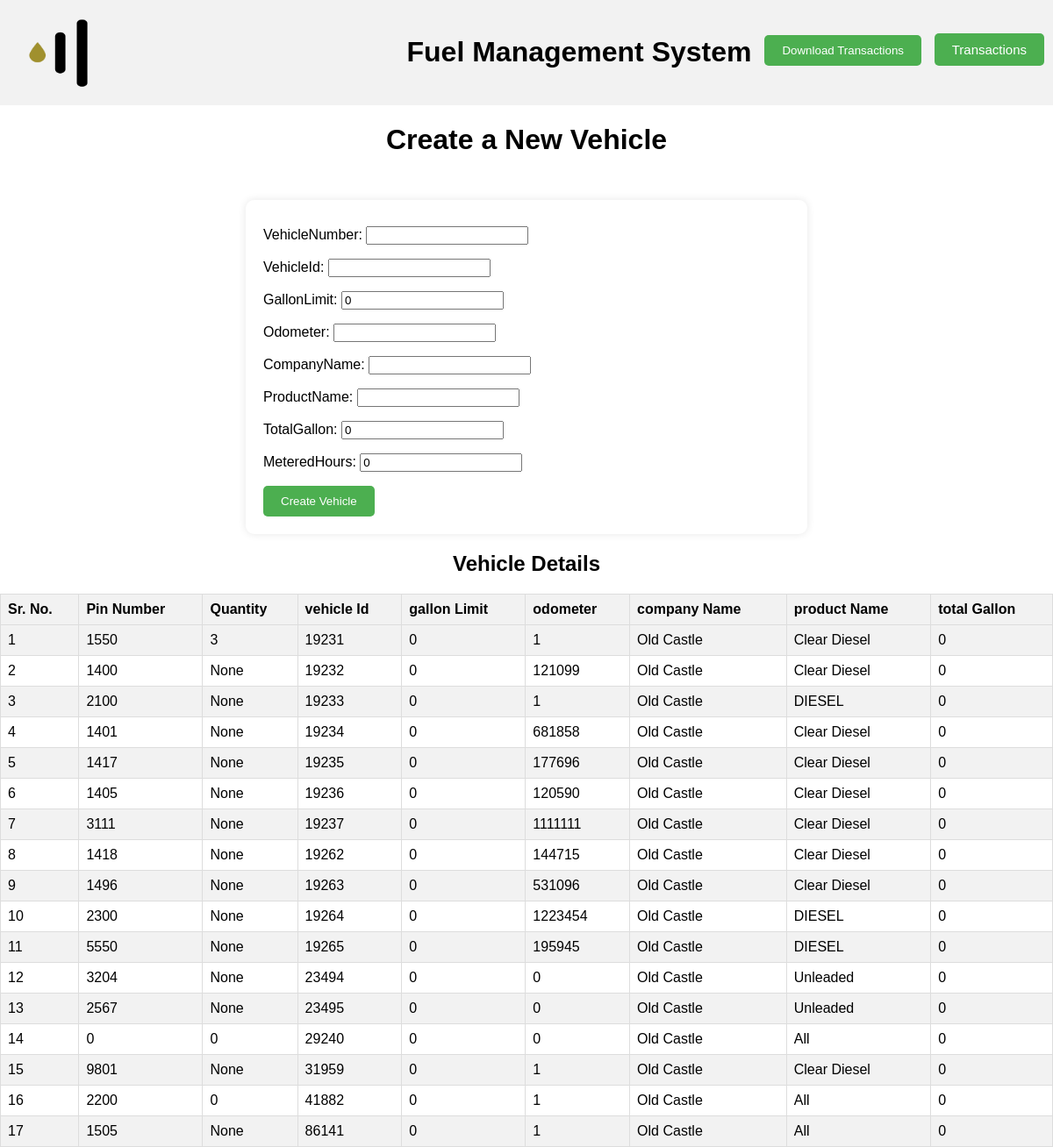
Page /create/ on the committed database.
### manager/models.py (models this page shows, shortened)
class vehicle(models.Model):
    vehicleNumber = models.CharField(max_length=50, unique=True)
    vehicleId = models.CharField(max_length=50, unique=True)
    quantity = models.IntegerField(null=True)
    gallonLimit = models.IntegerField(null=True,default=0)
    odometer = models.IntegerField(null=True)
    companyName = models.CharField(null=False, max_length=50)
    productName = models.CharField(null=False, max_length=50)
    totalGallon = models.IntegerField(null=True,default=0)
    meteredHours = models.IntegerField(default=0)
    date = models.DateTimeField(auto_now_add=True)

### manager/views.py (the view)
# urls.py: path("create/", views.enter_vehicle_data, name="create"),
def enter_vehicle_data(request):
    if request.method == 'POST':
        form = TankForm(request.POST)
        if form.is_valid():
            form.save()
            messages.success(request, 'Vehicle data has been successfully entered.')
    vehicleDetails = vehicle.objects.all()
    form = TankForm()
    return render(request, 'create.html', {'form': form, 'vehicle': vehicleDetails})

### manager/forms.py
class TankForm(forms.ModelForm):
    class Meta:
        model = vehicle
        fields = ['vehicleNumber','vehicleId','gallonLimit','odometer','companyName','productName','totalGallon','meteredHours']

### templates/create.html (shortened to what this page needs)
{% load static %}
<!DOCTYPE html>
<html>
<head>
</head>
<body>
    <div class="header">
        <img src="{% static 'icon.png' %}" width="100", height="80">
        <h1>Fuel Management System</h1>
        <div class="dropdown">
        <button class="dropbtn">Download Transactions</button>
    </div>
    </div>
    <h1>Create a New Vehicle</h1>
    <a class="add-transaction-button" href="{% url 'transaction' %}">Transactions</a>
    <form method="post" class="form1">
        {{ form.as_p }}
        <button type="submit">Create Vehicle</button>
    </form>
    <h2>Vehicle Details</h2>
    <table>
        <tr>
            <th>Sr. No.</th>
            <th>Pin Number</th>
            <th>Quantity</th>
            <th>vehicle Id</th>
            <th>gallon Limit</th>
            <th>odometer</th>
            <th>company Name</th>
            <th>product Name</th>
            <th>total Gallon</th>
        </tr>
        {% for vehicles in vehicle %}
        <tr>
            <td>{{ vehicles.id }}</td>
            <td>{{ vehicles.vehicleNumber }}</td>
            <td>{{ vehicles.quantity }}</td>
            <td>{{vehicles.vehicleId}}</td>
            <td>{{vehicles.gallonLimit}}</td>
            <td>{{vehicles.odometer}}</td>
            <td>{{vehicles.companyName}}</td>
            <td>{{vehicles.productName}}</td>
            <td>{{vehicles.totalGallon}}</td>
        </tr>
        {% endfor %}
    </table>
</body>
</html>

### templates/create.html (style rules this page uses)
body { font-family: Arial, sans-serif; background-color: white; background-size: cover; background-position: center; text-align: center; margin: 0; padding: 0; }
.header { background-color: #f2f2f2; color: #fff; padding: 20px; }
h1 { color: black; }
h2 { color: black; }
form { width: 50%; margin: 0 auto; background-color: rgba(255, 255, 255, 0.8); padding: 20px; border-radius: 10px; box-shadow: 0 0 10px rgba(0, 0, 0, 0.1); margin-top: 50px; text-align: left; }
button { padding: 10px 20px; border: 0; background-color: #4CAF50; color: #fff; border-radius: 5px; cursor: pointer; }
p { margin-top: 10px; }
a { text-decoration: none; color: #4CAF50; }
table { width: 100%; border-collapse: collapse; }
th, td { border: 1px solid #ddd; padding: 8px; text-align: left; }
th { background-color: #f2f2f2; }
tr:nth-child(even) { background-color: #f2f2f2; }
.add-transaction-button { position: absolute; top: 38px; right: 10px; color: white; font-size: 15px; background-color: #4CAF50; padding: 10px 20px; border-radius: 5px; }
.header img { float: left; margin-right: 20px; margin-top: 0px; }
.dropdown { position: absolute; top: 40px; right: 150px; display: inline-block; }

### rows in the picture
vehicle: id "1", vehicleNumber "1550", quantity "3", vehicleId "19231", gallonLimit "0", odometer "1", companyName "Old Castle", productName "Clear Diesel", totalGallon "0"
vehicle: id "2", vehicleNumber "1400", quantity "None", vehicleId "19232", gallonLimit "0", odometer "121099", companyName "Old Castle", productName "Clear Diesel", totalGallon "0"
vehicle: id "3", vehicleNumber "2100", quantity "None", vehicleId "19233", gallonLimit "0", odometer "1", companyName "Old Castle", productName "DIESEL", totalGallon "0"
vehicle: id "4", vehicleNumber "1401", quantity "None", vehicleId "19234", gallonLimit "0", odometer "681858", companyName "Old Castle", productName "Clear Diesel", totalGallon "0"
vehicle: id "5", vehicleNumber "1417", quantity "None", vehicleId "19235", gallonLimit "0", odometer "177696", companyName "Old Castle", productName "Clear Diesel", totalGallon "0"
vehicle: id "6", vehicleNumber "1405", quantity "None", vehicleId "19236", gallonLimit "0", odometer "120590", companyName "Old Castle", productName "Clear Diesel", totalGallon "0"
vehicle: id "7", vehicleNumber "3111", quantity "None", vehicleId "19237", gallonLimit "0", odometer "1111111", companyName "Old Castle", productName "Clear Diesel", totalGallon "0"
vehicle: id "8", vehicleNumber "1418", quantity "None", vehicleId "19262", gallonLimit "0", odometer "144715", companyName "Old Castle", productName "Clear Diesel", totalGallon "0"
vehicle: id "9", vehicleNumber "1496", quantity "None", vehicleId "19263", gallonLimit "0", odometer "531096", companyName "Old Castle", productName "Clear Diesel", totalGallon "0"
vehicle: id "10", vehicleNumber "2300", quantity "None", vehicleId "19264", gallonLimit "0", odometer "1223454", companyName "Old Castle", productName "DIESEL", totalGallon "0"
vehicle: id "11", vehicleNumber "5550", quantity "None", vehicleId "19265", gallonLimit "0", odometer "195945", companyName "Old Castle", productName "DIESEL", totalGallon "0"
vehicle: id "12", vehicleNumber "3204", quantity "None", vehicleId "23494", gallonLimit "0", odometer "0", companyName "Old Castle", productName "Unleaded", totalGallon "0"
vehicle: id "13", vehicleNumber "2567", quantity "None", vehicleId "23495", gallonLimit "0", odometer "0", companyName "Old Castle", productName "Unleaded", totalGallon "0"
vehicle: id "14", vehicleNumber "0", quantity "0", vehicleId "29240", gallonLimit "0", odometer "0", companyName "Old Castle", productName "All", totalGallon "0"
vehicle: id "15", vehicleNumber "9801", quantity "None", vehicleId "31959", gallonLimit "0", odometer "1", companyName "Old Castle", productName "Clear Diesel", totalGallon "0"
vehicle: id "16", vehicleNumber "2200", quantity "0", vehicleId "41882", gallonLimit "0", odometer "1", companyName "Old Castle", productName "All", totalGallon "0"
vehicle: id "17", vehicleNumber "1505", quantity "None", vehicleId "86141", gallonLimit "0", odometer "1", companyName "Old Castle", productName "All", totalGallon "0"
